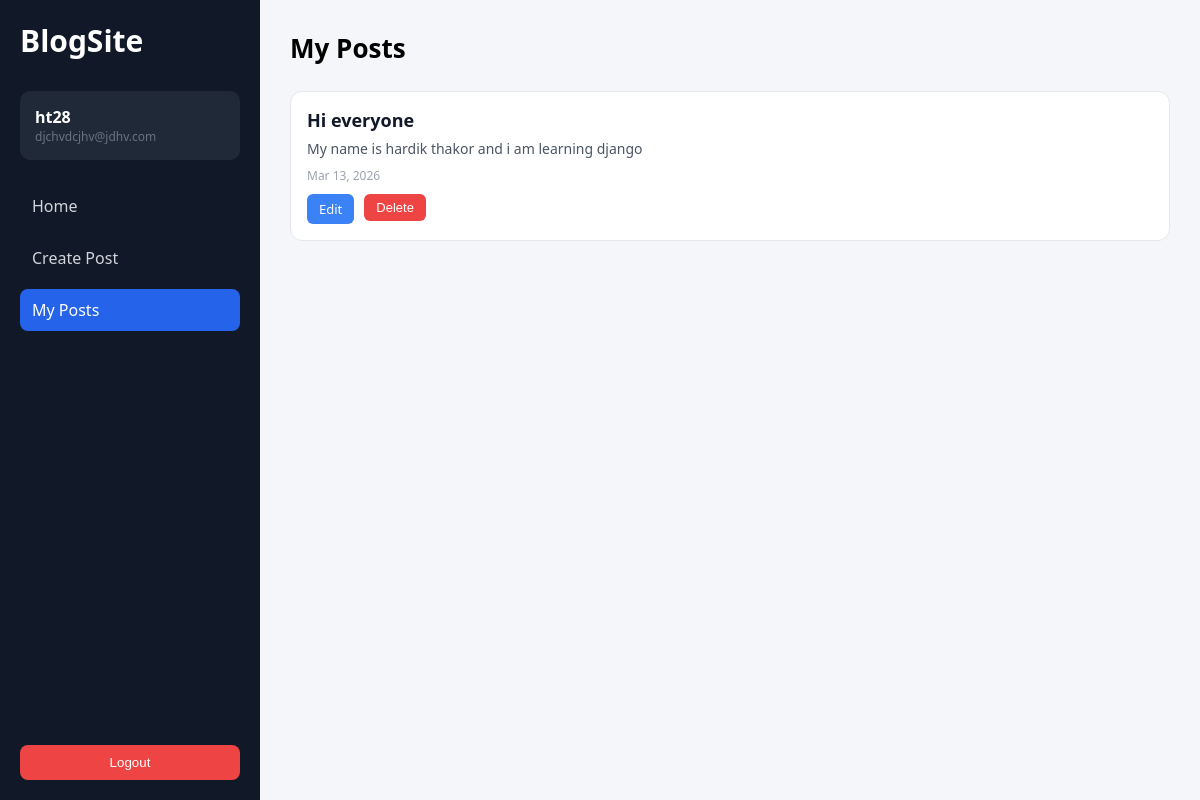
The page /blogs/myposts/ (signed in) on the database its author committed.
### users/models.py (models this page shows, shortened)
class User(AbstractUser):
    email = models.EmailField(unique=True)

### blogs/models.py (models this page shows, shortened)
class Post(models.Model):
    title = models.CharField(max_length=200)
    maincontent = models.TextField()
    author = models.ForeignKey(
        settings.AUTH_USER_MODEL,
        on_delete=models.CASCADE,
        related_name="posts"
    )
    datecreated = models.DateTimeField(auto_now_add=True)
    dateedited = models.DateTimeField(auto_now=True)
    image = CloudinaryField('image', blank=True, null=True)

### blogs/views.py (the view)
# urls.py: path('myposts/',myposts,name='myposts'),
@login_required
def myposts(request):
    posts = Post.objects.filter(author=request.user).order_by('-datecreated')
    return render(request, 'blogs/myposts.html', {
        'posts': posts
    })

### blogs/templates/blogs/myposts.html (shortened to what this page needs)
{% extends 'base.html' %}
{% load static %}
{% block extra_css %}
<link rel="stylesheet" href="{% static 'css/blogs/myposts.css' %}">
{% endblock %}
{% block content %}
<section class="myposts-wrapper">
    <h1 class="page-title">My Posts</h1>
    <div class="myposts-container">
        {% for post in posts %}
        <article class="post-card">
            <div class="post-content">
                <a class="post-title" href="{% url 'blogs:postdetail' post.id %}">
                    {{ post.title }}
                </a>
                <p class="post-text">
                    {{ post.maincontent|truncatewords:20 }}
                </p>
                <p class="post-date">
                    {{ post.datecreated|date:"M d, Y" }}
                </p>
                <div class="post-actions">
                    <a href="{% url 'blogs:editpost' post.id %}" class="btn edit-btn">
                        Edit
                    </a>
                    <form method="POST" action="{% url 'blogs:deletepost' post.id %}" class="delete-form">
                        <button type="submit" class="btn delete-btn">
                            Delete
                        </button>
                    </form>
                </div>
            </div>
        </article>
        {% empty %}
        <p class="empty-state">You have no posts yet.</p>
        {% endfor %}
    </div>
</section>
{% endblock %}

### templates/base.html (shortened to what this page needs)
{% load static %}
<!DOCTYPE html>
<html lang="en">
<head>
    <link rel="stylesheet" href="{% static 'css/base.css' %}">
    {% block extra_css %}{% endblock %}
</head>
<body>
<div class="base-layout">
    {% if user.is_authenticated %}
    <aside class="base-sidebar">
        <div class="base-logo">
            <h2>BlogSite</h2>
        </div>
        <div class="base-user">
            <p class="base-username">{{ user.username }}</p>
            <p class="base-email">{{ user.email }}</p>
        </div>
        <nav class="base-nav">
            <a href="{% url 'blogs:home' %}" class="base-nav-link">Home</a>
            <a href="{% url 'blogs:createpost' %}" class="base-nav-link">Create Post</a>
            <a href="{% url 'blogs:myposts' %}" class="base-nav-link">My Posts</a>
        </nav>
        <form method="POST" action="{% url 'users:logout' %}" class="base-logout">
            <button class="base-btn base-btn-danger" type="submit">Logout</button>
        </form>
    </aside>
    {% endif %}
    <main class="base-main">
        {% block content %}
        {% endblock %}
    </main>
</div>
</body>
</html>

### static/css/base.css (style rules this page uses)
* { margin: 0; padding: 0; box-sizing: border-box; }
body { font-family: "Segoe UI", Tahoma, sans-serif; background: #f4f6f9; }
.base-layout { display: flex; min-height: 100vh; }
.base-sidebar { width: 260px; background: #111827; color: #fff; display: flex; flex-direction: column; padding: 20px; }
.base-logo { font-size: 20px; font-weight: bold; margin-bottom: 30px; }
.base-user { background: #1f2937; padding: 15px; border-radius: 10px; margin-bottom: 25px; }
.base-username { font-weight: bold; }
.base-email { font-size: 12px; color: #6b7280; }
.base-nav { display: flex; flex-direction: column; gap: 10px; }
.base-nav-link { text-decoration: none; color: #d1d5db; padding: 10px 12px; border-radius: 8px; transition: all 0.2s ease; }
.base-nav-link.active { background: #2563eb; color: white; }
.base-logout { margin-top: auto; }
.base-btn { width: 100%; padding: 10px; border-radius: 8px; border: none; cursor: pointer; font-weight: 500; }
.base-btn-danger { background: #ef4444; color: white; }
.base-main { flex: 1; padding: 30px; }

### static/css/blogs/myposts.css (style rules this page uses)
.myposts-wrapper { max-width: 900px; margin: 0 auto; }
.page-title { font-size: 26px; margin-bottom: 25px; }
.myposts-container { display: flex; flex-direction: column; gap: 20px; }
.post-card { display: flex; gap: 18px; background-color: #ffffff; padding: 16px; border-radius: 12px; border: 1px solid #e5e7eb; transition: all 0.2s ease; }
.post-content { flex: 1; }
.post-title { display: block; font-size: 18px; font-weight: 600; color: #111827; text-decoration: none; margin-bottom: 6px; }
.post-text { font-size: 14px; color: #4b5563; margin-bottom: 8px; line-height: 1.5; }
.post-date { font-size: 12px; color: #9ca3af; margin-bottom: 10px; }
.post-actions { display: flex; gap: 10px; }
.btn { padding: 6px 12px; border-radius: 6px; font-size: 13px; text-decoration: none; cursor: pointer; border: none; }
.edit-btn { background-color: #3b82f6; color: white; }
.delete-btn { background-color: #ef4444; color: white; }

### rows shown on the page
User: username "ht28", email "djchvdcjhv@jdhv.com"
Post: title "Hi everyone", maincontent "My name is hardik thakor and i am learning django", datecreated "Mar 13, 2026"
